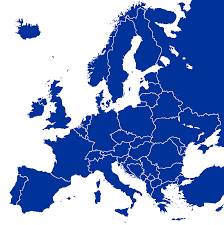
#> input picture Segundo/AA/img/map.png, 224 x 225 px
$ jupyter execute --allow-errors P02_Graph_AA2021.ipynb
#> lines starting #> are read from the running program, lines starting #| are printed output that depends on the picture
<div style="padding:30px; color: white; background-color: #0071CD">
<center>
</img>
<center>
<h1>Algorísmica Avançada 2021</h1>
<h2>Problemes 2 - Algorismes sobre grafs</h2>
</center>
</div>

[cell 1]
from IPython.core.display import display, HTML
display(HTML("<style>.container { width:100% !important; }</style>"))

[cell 2]
import matplotlib.pylab as plt
import numpy as np
import random

## Recordatori: DFS

[cell 3]
def dfs(G, visited, current_node):
    # Versió recursiva del DFS.

    # Si el node actual no està visitat, l'afegim
#> called with current_node = 0
    if current_node not in visited:
        print(current_node, end=' ')
        visited.add(current_node)

        # Per a cada veí del node actual, cridem de nou a la funció DFS per seguir visitant
        for nei in G.neighbors(current_node):
            dfs(G, visited, nei)

[cell 4]
import networkx as nx
G = nx.random_geometric_graph(10, 3)

print('DFS: ',end='')
dfs(G, set(), 0)

nx.draw(G, with_labels=True)
#> (this line was passed over: IPython is not available in this run)

## Grafs bipartits

Diem que un graf és __bipartit__ si podem separar els seus nodes en dos grups de manera que els nodes del primer grup només tinguin arestes cap a nodes del segon grup (i viceversa). És a dir, que no existeixin arestes que connectin nodes d'un mateix grup:

Networkx ens permet generar grafs bipartits aleatoris utilitzant la funció `random_graph()` del mòdul _bipartite_. Aquesta funció rep tres paràmetres $n, m, p$ on:
- $n$ és el nombre de nodes del primer grup.
- $m$ és el nombre de nodes del segon grup.
- $p$ és la probabilitat de creació d'arestes (0 per no crear-ne cap i 1 per crear-les totes).

La visualització següent mostra el mateix graf usant dos _layouts_ diferents. La primera figura mostra el layout per defecte on no és fàcil veure si el graf és bipartit o no. En el segon, podem veure clarament els dos grups i com les arestes no connecten nodes d'un mateix grup.

[cell 5]
# Generem un graf bipartit connectat (tots els nodes tenen com a mínim una aresta associada)
G = nx.algorithms.bipartite.random_graph(5,7,0.6)
while not nx.is_connected(G):
    G = nx.algorithms.bipartite.random_graph(5,7,0.6)

top = nx.bipartite.sets(G)[0]
posbi = nx.bipartite_layout(G, top)

# Mostrem el mateix graf de dues formes diferents
#> (the rest of this cell did not finish here and is left out)

<div class="alert alert-success">
<h1>Problema 1</h1>
<p>
    Implementeu un algorisme per a determinar si un graf és bipartit. Assumirem que el graf està connectat (entre dos nodes qualsevols sempre existeix un camí) i és NO dirigit.
    <ul>
        <li>Podeu utilitzar el diccionari intern de cada node per a guardar-hi informació: <br>$G.nodes[idx][clau]$ on $idx$ és l'index del node i $clau$ és qualsevol paraula que identifica l'atribut del node.
        <li>Podeu usar la funcio 'neighbors' per a retornar els veïns d'un node
        <li>Per a que sigui més senzill, definiu una funció auxiliar que es basi en el DFS per a fer la cerca.
    </ul>
</p>

<p>

</p>

</div>

[cell 6]
# Generem un graf bipartit
# En aquest problema, ens assegurem que el graf generat no tingui nodes aïllats
G_bi = nx.algorithms.bipartite.random_graph(5,7,0.6)
while not nx.is_connected(G_bi):
    G_bi = nx.algorithms.bipartite.random_graph(5,7,0.6)

# Al crear un graf bipartit, es crea un atribut anomenat 'bipartite' que pren valors 0 i 1. Els eliminem ja que no els usarem en la nostra solució
for n in G_bi.nodes():
    del G_bi.nodes[n]['bipartite']

[cell 7]
# Generem un graf NO bipartit
G_geo = nx.random_geometric_graph(10, 3)

#> (a cell that did not finish here is left out)

[cell 9]
def dfs_paint(G, n, grup):
    if 'grup' not in G.nodes[n]:
        G.nodes[n]['grup'] = grup
        for nei in G.neighbors(n):
            dfs_paint(G, nei, grup*-1)

def es_bipartit(G):
    # EL TEU CODI AQUÍ
    n = list(G.nodes())[0]
    dfs_paint(G, n, grup=1)

    for v in G.nodes():
        for nei in G.neighbors(v):
            if G.nodes[v]['grup'] == G.nodes[nei]['grup']:
                return False

    return True

[cell 10]
print(es_bipartit(G_bi.copy()))
print(es_bipartit(G_geo.copy()))

## Component connexa

Sigui $G$ un graf, una __component connexa__ és un subgraf $S\subset G$ tal que, per a dos nodes qualsevols de $S$, existeix un camí dins de $S$ que els connecta i per a qualsevol parella de nodes de $G$ on $n_1\in S$, $n_2\notin S$, no existeix un camí entre $n_1$ i $n_2$.

Observeu l'exemple següent. Aquest graf té tres compoenents connexes:

<div class="alert alert-success">
<h1>Problema 2</h1>
<p>
    Donat un graf, escriu un algorisme que retorni el nombre de components connexes que conté i una llista de llistes amb tots els nodes de cada component connexa.
</p>

</div>

[cell 11]
def aux_dfs(G, node, visited, cc):
    if node not in visited:
        visited.add(node)
        cc.append(node)

        for nei in G.neighbors(node):
            visited, cc = aux_dfs(G,nei, visited, cc)
    return visited, cc

def connected_components(G):
    visited = set()
    cc_list = []
    for node in G.nodes():
        if node not in visited:
            cc = []
            visited, cc = aux_dfs(G,node,visited,cc)
            cc_list.append(cc)
    return len(cc_list), cc_list

[cell 12]
G = nx.Graph([(1,2),(2,3),(3,4),(4,1),(5,6),(6,7),(7,8),(9,10),(10,11),(11,12),(11,13),(13,14),(14,10)])
nx.draw(G, pos=nx.kamada_kawai_layout(G))
#> (this line was passed over: IPython is not available in this run)

print(connected_components(G))

# Flood Fill

L'algorisme __Flood Fill__ (algorisme d'emplenat) és usat per múltiples editors d'imatges com ara __Paint__, __Gimp__ o __Photoshop__ en l'eina __Pot de Pintura (Paint bucket)__ o __Bareta màgica (Magic Wand)__. Aquesta eina, ens permet seleccionar un punt de la imatge (node inicial) del qual se n'agafa el color. A continuació, s'expandeix a tots els nodes veïns del mateix color fins a seleccionar la màxima àrea possible.

Considerant una imatge com un graf on els nodes veïns de cada pixel són els que toquen amb ell, podem aplicar l'algorisme DFS per a implementar el Flood Fill.

<div class="alert alert-success">
<h1>Problema 3</h1>
<p>
    Implementeu l'algorimse <b>Flood Fill</b>. Podeu usar altres imatges per a provar el vostre algorisme. Tingueu en compte que les imatges no poden ser gaire grans ja que se superarien el nombre de recursions que Jupyter permet.
</p>

<p>
Els següents passos us poden servir de guia:
    <ol>
    <li> És un algorimse recursiu ja que cada hem d'anar expandint nodes (píxels) mentre que el color sigui el mateix. Comença definint la condició de parada.
    <li> Per a cada píxel, qui són els seus veïns? Tots els píxels tenen el mateix nombre de veïns?
    </ol>
</p>
<br>
<b>EXTRA</b>: Modifiqueu l'algorísme afegint un nou paràmetre de tolerància entre colors. Podeu fer servir la funció següent per a calcular la distància entre dos colors:

```python
import math
def color_distance(color1, color2):
    # Defineix la distància euclidiana entre dos vectors: 'color1', 'color2'
    return math.sqrt(sum([(c1-c2)**2 for c1, c2 in zip(color1, color2)]))
```
</div>

[cell 13]
import sys
# Aquesta instrucció ens permet augmentar el límit de recursions permeses
sys.setrecursionlimit(int(1e9))

[cell 14]
from PIL import Image

# Obrim una imatge
image = Image.open('img/map.png').convert('RGB')
#> image is the input picture: PIL image 224x225 RGB; mean R, G, B 133.4, 155.5, 205.1
width, height = image.size
#> width = 224; height = 225

# Podeu aplicar un factor de reescalat si la imatge és gran
resize_val = 0.5
image = image.resize((int(width*resize_val),int(height*resize_val)))
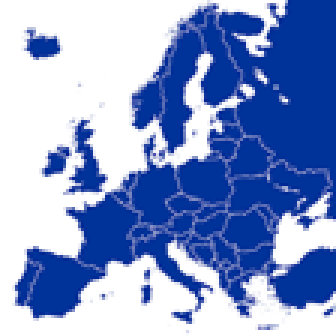
#> image: PIL image 112x112 RGB (shown 3 times larger); mean R, G, B 133.6, 155.2, 205

[cell 15]
import numpy as np
import matplotlib.pyplot as plt
data = np.array(image)
plt.imshow(data)
#> (this line was passed over: IPython is not available in this run)
plt.show()

[cell 16]
def flood_fill(matrix, start_x, start_y, new_color):
    # Dimensions de la imatge
    width = len(matrix)
    height = len(matrix[0])

    def fill(x,y,start_color,color_to_update):
        # EL TEU CODI AQUÍ
        if list(color_to_update)==list(matrix[x][y]):
            #print("Saliendo en x: ",x," y: ",y, " matrix:", matrix[x][y]," color: ",color_to_update)
            return
        else:
            matrix[x][y] = color_to_update
            neighbors = [(x-1,y),(x+1,y),(x-1,y-1),(x+1,y+1),(x-1,y+1),(x+1,y-1),(x,y-1),(x,y+1)]
            for n in neighbors:
                if 0 <= n[0] <= width-1 and 0 <= n[1] <= height-1:
                    fill(n[0],n[1],start_color,color_to_update)


    start_color = matrix[start_x][start_y].copy() # Agafem el color de la zona seleccionada
    fill(start_x,start_y,start_color,new_color)   # Fem la primera crida a l'algorisme amb el node inicial


newdata = data.copy()             # Fem una còpia per no modificar la 'data' actual
newcolor = [255,255,1]            # Color (RGB) que usarem per pintar. Són tres valors de 0 a 255. (RGB = Red, Green, Blue)
startpoint = (0, len(newdata)-1)  # Cantonada superior dreta
#> startpoint = (0, 111)

flood_fill(newdata, startpoint[0], startpoint[1], newcolor)
#> in flood_fill, `width = len(matrix)`: width = 112
#> in flood_fill, `start_color = matrix[start_x][start_y].copy()`: start_color = [0, 51, 153]
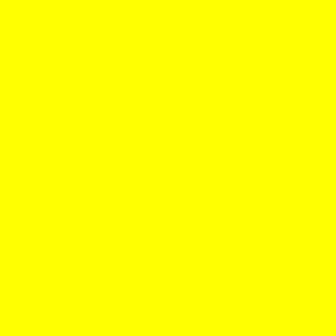
#> newdata: shape (112, 112, 3) (shown 3 times larger); mean R, G, B 255, 255, 1

plt.imshow(newdata)
#> (this line was passed over: IPython is not available in this run)
plt.show()
